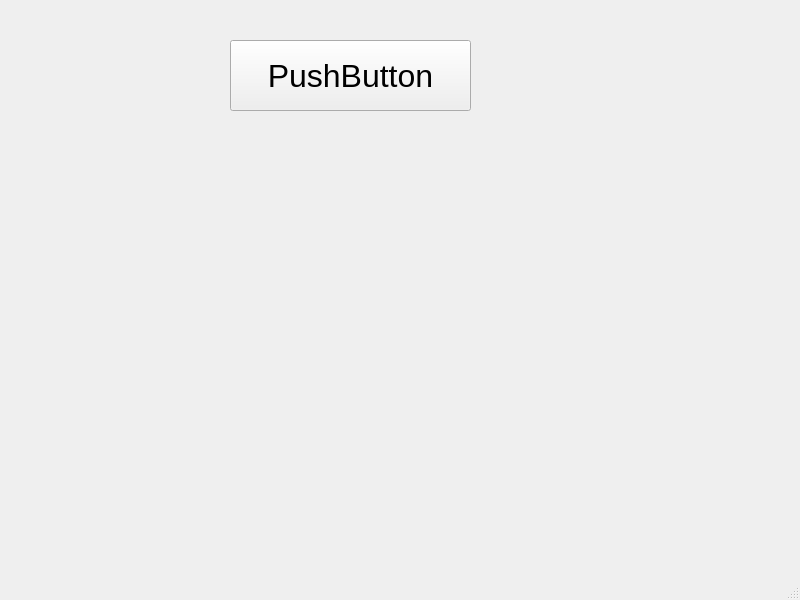
<?xml version="1.0" encoding="UTF-8"?>
<ui version="4.0">
 <class>MainWindow</class>
 <widget class="QMainWindow" name="MainWindow">
  <property name="geometry">
   <rect>
    <x>0</x>
    <y>0</y>
    <width>800</width>
    <height>600</height>
   </rect>
  </property>
  <property name="windowTitle">
   <string>MainWindow</string>
  </property>
  <widget class="QWidget" name="centralwidget">
   <widget class="QPushButton" name="pushButton">
    <property name="geometry">
     <rect>
      <x>230</x>
      <y>40</y>
      <width>241</width>
      <height>71</height>
     </rect>
    </property>
    <property name="font">
     <font>
      <pointsize>24</pointsize>
     </font>
    </property>
    <property name="text">
     <string>PushButton</string>
    </property>
   </widget>
  </widget>
  <widget class="QMenuBar" name="menubar">
   <property name="geometry">
    <rect>
     <x>0</x>
     <y>0</y>
     <width>800</width>
     <height>19</height>
    </rect>
   </property>
  </widget>
  <widget class="QStatusBar" name="statusbar"/>
 </widget>
 <resources/>
 <connections/>
</ui>
